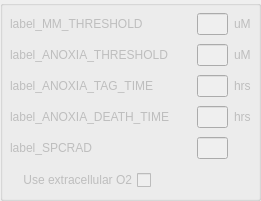
           <widget class="QGroupBox" name="groupBox_run2">
            <property name="enabled">
             <bool>false</bool>
            </property>
            <property name="geometry">
             <rect>
              <x>290</x>
              <y>20</y>
              <width>261</width>
              <height>201</height>
             </rect>
            </property>
            <property name="title">
             <string/>
            </property>
            <widget class="QWidget" name="gridLayoutWidget_5">
             <property name="geometry">
              <rect>
               <x>10</x>
               <y>10</y>
               <width>241</width>
               <height>152</height>
              </rect>
             </property>
             <layout class="QGridLayout" name="gridLayout">
              <item row="0" column="0">
               <widget class="QMyLabel" name="label_MM_THRESHOLD">
                <property name="text">
                 <string>label_MM_THRESHOLD</string>
                </property>
               </widget>
              </item>
              <item row="0" column="1">
               <spacer name="horizontalSpacer_41">
                <property name="orientation">
                 <enum>Qt::Horizontal</enum>
                </property>
                <property name="sizeHint" stdset="0">
                 <size>
                  <width>40</width>
                  <height>13</height>
                 </size>
                </property>
               </spacer>
              </item>
              <item row="0" column="2">
               <widget class="QLineEdit" name="line_MM_THRESHOLD">
                <property name="maximumSize">
                 <size>
                  <width>50</width>
                  <height>16777215</height>
                 </size>
                </property>
                <property name="alignment">
                 <set>Qt::AlignRight|Qt::AlignTrailing|Qt::AlignVCenter</set>
                </property>
               </widget>
              </item>
              <item row="0" column="3">
               <widget class="QLabel" name="units_MM_THRESHOLD">
                <property name="text">
                 <string>uM</string>
                </property>
               </widget>
              </item>
              <item row="1" column="0">
               <widget class="QMyLabel" name="label_ANOXIA_THRESHOLD">
                <property name="text">
                 <string>label_ANOXIA_THRESHOLD</string>
                </property>
               </widget>
              </item>
              <item row="1" column="1">
               <spacer name="horizontalSpacer">
                <property name="orientation">
                 <enum>Qt::Horizontal</enum>
                </property>
                <property name="sizeHint" stdset="0">
                 <size>
                  <width>40</width>
                  <height>20</height>
                 </size>
                </property>
               </spacer>
              </item>
              <item row="1" column="2">
               <widget class="QLineEdit" name="line_ANOXIA_THRESHOLD">
                <property name="maximumSize">
                 <size>
                  <width>50</width>
                  <height>16777215</height>
                 </size>
                </property>
                <property name="alignment">
                 <set>Qt::AlignRight|Qt::AlignTrailing|Qt::AlignVCenter</set>
                </property>
               </widget>
              </item>
              <item row="2" column="0">
               <widget class="QMyLabel" name="label_ANOXIA_TAG_TIME">
                <property name="text">
                 <string>label_ANOXIA_TAG_TIME</string>
                </property>
               </widget>
              </item>
              <item row="2" column="1">
               <spacer name="horizontalSpacer_42">
                <property name="orientation">
                 <enum>Qt::Horizontal</enum>
                </property>
                <property name="sizeHint" stdset="0">
                 <size>
                  <width>40</width>
                  <height>13</height>
                 </size>
                </property>
               </spacer>
              </item>
              <item row="2" column="2">
               <widget class="QLineEdit" name="line_ANOXIA_TAG_TIME">
                <property name="maximumSize">
                 <size>
                  <width>50</width>
                  <height>16777215</height>
                 </size>
                </property>
                <property name="alignment">
                 <set>Qt::AlignRight|Qt::AlignTrailing|Qt::AlignVCenter</set>
                </property>
               </widget>
              </item>
              <item row="2" column="3">
               <widget class="QLabel" name="units_T_ANOXIC_LIMIT">
                <property name="text">
                 <string>hrs</string>
                </property>
               </widget>
              </item>
              <item row="3" column="0">
               <widget class="QMyLabel" name="label_ANOXIA_DEATH_TIME">
                <property name="text">
                 <string>label_ANOXIA_DEATH_TIME</string>
                </property>
               </widget>
              </item>
              <item row="3" column="1">
               <spacer name="horizontalSpacer_44">
                <property name="orientation">
                 <enum>Qt::Horizontal</enum>
                </property>
                <property name="sizeHint" stdset="0">
                 <size>
                  <width>40</width>
                  <height>13</height>
                 </size>
                </property>
               </spacer>
              </item>
              <item row="3" column="2">
               <widget class="QLineEdit" name="line_ANOXIA_DEATH_TIME">
                <property name="maximumSize">
                 <size>
                  <width>50</width>
                  <height>16777215</height>
                 </size>
                </property>
                <property name="alignment">
                 <set>Qt::AlignRight|Qt::AlignTrailing|Qt::AlignVCenter</set>
                </property>
               </widget>
              </item>
              <item row="3" column="3">
               <widget class="QLabel" name="units_T_ANOXIA_DEATH">
                <property name="text">
                 <string>hrs</string>
                </property>
               </widget>
              </item>
              <item row="4" column="0">
               <widget class="QMyLabel" name="label_SPCRAD">
                <property name="text">
                 <string>label_SPCRAD</string>
                </property>
               </widget>
              </item>
              <item row="4" column="2">
               <widget class="QLineEdit" name="line_SPCRAD">
                <property name="maximumSize">
                 <size>
                  <width>50</width>
                  <height>16777215</height>
                 </size>
                </property>
                <property name="alignment">
                 <set>Qt::AlignRight|Qt::AlignTrailing|Qt::AlignVCenter</set>
                </property>
               </widget>
              </item>
              <item row="4" column="1">
               <spacer name="horizontalSpacer_45">
                <property name="orientation">
                 <enum>Qt::Horizontal</enum>
                </property>
                <property name="sizeHint" stdset="0">
                 <size>
                  <width>40</width>
                  <height>13</height>
                 </size>
                </property>
               </spacer>
              </item>
              <item row="1" column="3">
               <widget class="QLabel" name="units_ANOXIA_THRESHOLD">
                <property name="text">
                 <string>uM</string>
                </property>
               </widget>
              </item>
             </layout>
            </widget>
            <widget class="QMyCheckBox" name="cbox_USE_EXTRA">
             <property name="geometry">
              <rect>
               <x>20</x>
               <y>170</y>
               <width>131</width>
               <height>20</height>
              </rect>
             </property>
             <property name="layoutDirection">
              <enum>Qt::RightToLeft</enum>
             </property>
             <property name="text">
              <string>Use extracellular O2</string>
             </property>
             <property name="checked">
              <bool>false</bool>
             </property>
            </widget>
           </widget>
